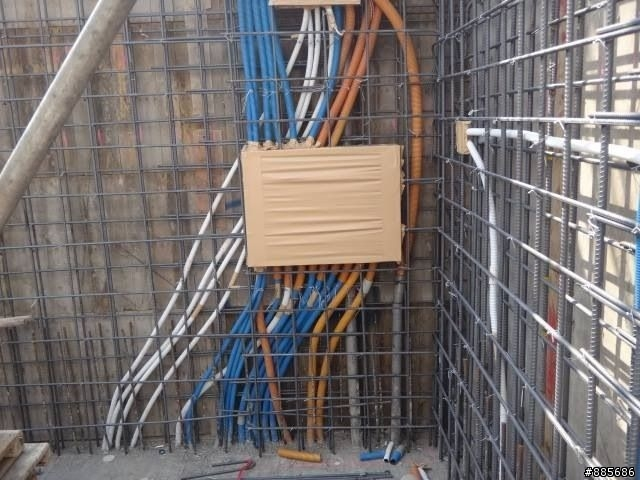
#> input picture 0616_image_color_percentage/test2.jpg, 640 x 480 px
$ python color_recognition.py
#> lines starting #> are read from the running program, lines starting #| are printed output that depends on the picture; after the words box and inside, x2 and y2 are one past the last pixel; in counts of white or black regions, pixels touching at a corner belong together; long printed decimals are rounded
import cv2
import numpy as np

def detect_color_proportions(image_path, colors):
#> called with image_path = 'test2.jpg'
    image = cv2.imread(image_path)
#> image is the input picture: shape (480, 640, 3); mean B, G, R 110.9, 111.8, 118.3
    hsv_image = cv2.cvtColor(image, cv2.COLOR_BGR2HSV)
#> hsv_image: shape (480, 640, 3); mean H, S, V 69, 37.6, 123.5

    color_proportions = {}
    total_pixels = image.shape[0] * image.shape[1]
#> total_pixels = 307200

    for color_name, color_range in colors.items():
        lower_color = np.array(color_range[0], dtype=np.uint8)
        upper_color = np.array(color_range[1], dtype=np.uint8)

        # 使用 cv2.inRange 函式創建了一個遮罩 (mask)
        # 以過濾出在顏色範圍內的像素。這可以將圖像中的目標顏色部分標記為白色，其他部分標記為黑色。
        mask = cv2.inRange(hsv_image, lower_color, upper_color)
        # 使用 cv2.countNonZero 函式計算出遮罩中白色像素的數量，也就是符合顏色範圍的像素數量。
        color_pixels = cv2.countNonZero(mask)
        # 將該顏色的比例 (符合顏色範圍的像素數量除以總像素數量) 存儲到 color_proportions 字典中。
        color_proportions[color_name] = color_pixels / total_pixels * 100

        # 將該顏色的像素標記為白色，其他像素標記為黑色
        result_image = np.zeros_like(image)
        result_image[mask > 0] = (255, 255, 255)  # 白色
        result_image[mask == 0] = (0, 0, 0)  # 黑色

        # 儲存結果圖片
        cv2.imwrite(f"{color_name}_result.jpg", result_image)
#> this loop made 2 passes
#> color_pixels on passes 1 to 2: 5908, 12501
#> pass 1, in detect_color_proportions, `mask = cv2.inRange(hsv_image, lower_color, upper_color)`:
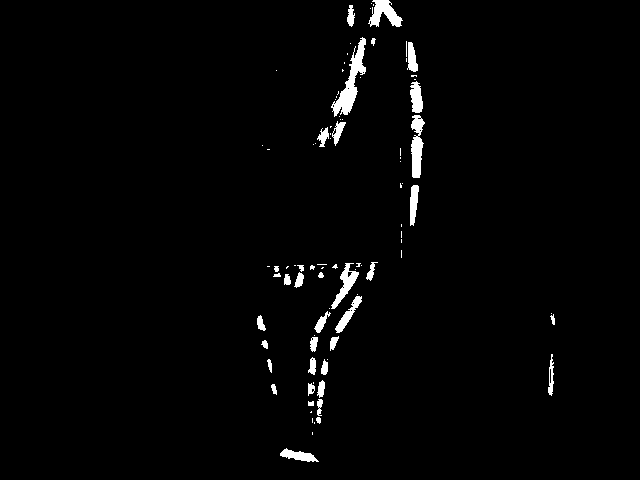
#> mask: shape (480, 640); 1.9% white; 91 white regions (55 under 20 px), largest, box (x1, y1, x2, y2) and area: (331, 37, 366, 117) 915, (411, 115, 425, 178) 575, (368, 0, 403, 27) 511
#> pass 2, in detect_color_proportions, `mask = cv2.inRange(hsv_image, lower_color, upper_color)`:
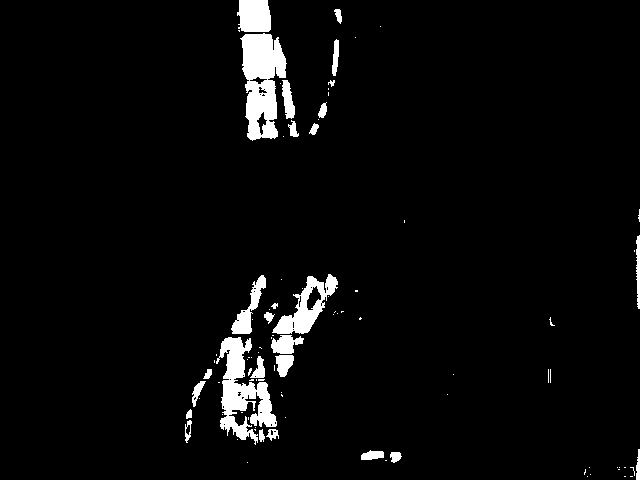
#> mask: shape (480, 640); 4.1% white; 92 white regions (65 under 20 px), largest, box (x1, y1, x2, y2) and area: (240, 33, 287, 141) 3278, (216, 337, 277, 445) 2902, (272, 274, 338, 334) 1501
#> after the loop, color_proportions = {'orange': 1.92, 'blue': 4.07}

    return color_proportions

if __name__ == "__main__":
    image_path = "test2.jpg"
    colors = {
        # "red": [(0, 50, 20), (8, 255, 255)],
        "orange": [(0, 110, 100), (100, 255, 255)],
        "blue":  [(100, 100, 0), (255, 255, 255)],
        # "yellow": [(20, 100, 100), (30, 255, 255)]
    }

    result = detect_color_proportions(image_path, colors)
#> result = {'orange': 1.92, 'blue': 4.07}
    print(result)
#| {'orange': 1.923, 'blue': 4.069}
